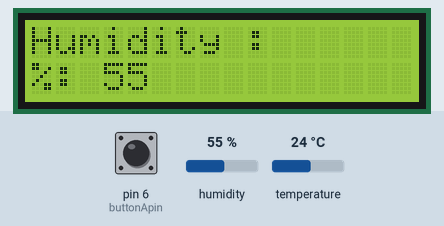
Simulated run of this sketch. Board: Arduino Uno, built with avr-gcc and run on an emulated ATmega328P. Shown: 16×2 character LCD. The test bench sets the inputs (shaded band); at power-on: pin 6 (buttonApin) HIGH, humidity 55 %, temperature 24 °C. The local clock reads 2024-03-15 10:24:30 at power-on unless the sketch sets it; what the sketch prints to the serial monitor is not drawn.

Above: at 1.2 s.
1.3 s: pin 6 (buttonApin) pulled LOW for 0.65 s
At 3.3 s:
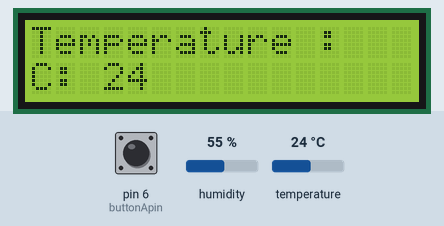
3.7 s: pin 6 (buttonApin) pulled LOW for 1 s
At 5.1 s:
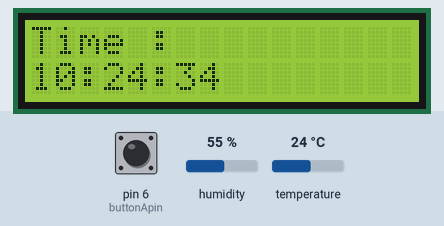
7.8 s: pin 6 (buttonApin) pulled LOW for 0.65 s
At 9.2 s:
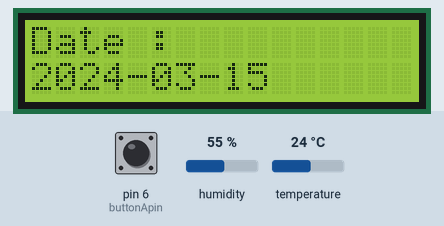
10.0 s: pin 6 (buttonApin) pulled LOW for 3.2 s
At 11.8 s:
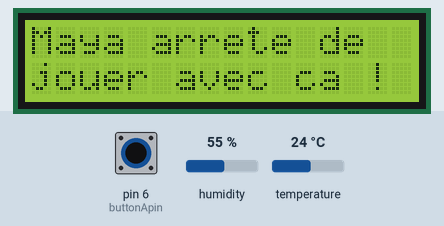
14.7 s: pin 6 (buttonApin) pulled LOW for 0.65 s
At 15.3 s:
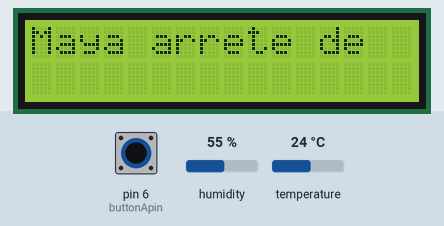
16.9 s: humidity set to 22 %
At 17.7 s:
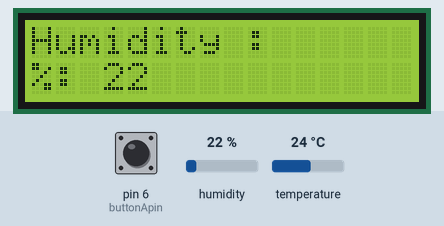
Timing chart, 0 to 19.5 s (numbered marks = the images above; inputs shaded):
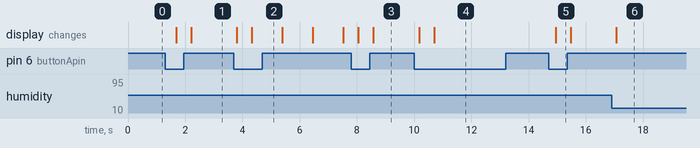

Measured:
- after the input at 1.3 s, the display: first changes after 0.38 s (image 1 shows a later state)
- after the input at 3.7 s, the display: first changes after 0.10 s (image 2 shows a later state)
- after the input at 10.0 s, the display: first changes after 0.17 s (image 4 shows a later state)
- after the input at 14.7 s, the display: changes after 0.25 s (image 5)
- after the input at 16.9 s, the display: changes after 0.17 s (image 6)

The sketch:

proto_screen_with_sensor.ino
```cpp
/*
 * ===========================================
 * = Locally managed sensors with LCD screen =
 * ===========================================
 *
 * Version : prototype
 *
 * Content :
 * - LCD1602A : 2*16 LCD screen
 * - DHT11 : Humidity / temperature sensor
 * - DS3231 : I2c Real Time Clock
 * - Requires also :
 *   - 10k potentiometer for LCD screen
 *   - 2 ways push button
 */

// Screen
#include <LiquidCrystal.h>
// Humidity / temp sensor
#include <SimpleDHT.h>
// I2C
#include <Wire.h>
// RTC with I2C
#include <DS3231.h>

/*
 * ######## Sensor / modules init #########
 */

// Init RTC
DS3231 clock;
RTCDateTime dt;

// Init Screen => set interface pins
LiquidCrystal lcd(7, 8, 9, 10, 11, 12);

// Init DHT11
SimpleDHT11 dht11;
const int pinDHT11 = 2;

// Button pin
const int buttonApin = 6;

/*
 * ########### Local variables ##########
 */

// Temperature and Humidity are stabilized on change
int lastTemp = 0;
int lastHumid = 0;

// Mode management with filtered button push
int previousMode = 2;
int currMode = 1;

/*
 * ########### Arduino init ##########
 */
void setup() {
  // Enable Serial, 9600 Bauds
  Serial.begin(9600);

  // Enable pin button
  pinMode(buttonApin, INPUT_PULLUP);

  // Setup LCD's number of columns and rows:
  lcd.begin(16, 2);

  // Start clock management
  clock.begin();

  // Set sketch compiling time (uncomment for new time)
  // clock.setDateTime(__DATE__, __TIME__);
}

/*
 * ########### Process functions ##########
 */

// Write locally datetime
void readRTC(){
  dt = clock.getDateTime();
}

// Write locally temperature and humidity
void readDHT11() {
  byte temperature = 0;
  byte humidity = 0;
  byte data[40] = {0};

  // Keep correct read only
  if (!dht11.read(pinDHT11, &temperature, &humidity, data)) {
    lastTemp = (int)temperature;
    lastHumid = (int)humidity;
  }
}

/*
 * ########### Arduino program ##########
 */
void loop() {

  // Get current DT
  readRTC();

  // Gather humidity / temp, even if not ready
  readDHT11();

  // 5 pages display, regarding mode
  if(currMode == 1){
    lcd.setCursor(0, 0);
    lcd.print("Humidity :      ");
    lcd.setCursor(0, 1);
    lcd.print("%:");
    lcd.setCursor(3, 1);
    lcd.print(lastHumid);
  } else if(currMode == 2){
    lcd.setCursor(0, 0);
    lcd.print("Temperature :   ");
    lcd.setCursor(0, 1);
    lcd.print("C:");
    lcd.setCursor(3, 1);
    lcd.print(lastTemp);
  } else if(currMode == 3){
    lcd.setCursor(0, 0);
    lcd.print("Time :          ");
    lcd.setCursor(0, 1);
    lcd.print(clock.dateFormat("H:i:s", dt));
  } else if(currMode == 4){
    lcd.setCursor(0, 0);
    lcd.print("Date :          ");
    lcd.setCursor(0, 1);
    lcd.print(clock.dateFormat("Y-m-d", dt));
  } else if(currMode == 5){
    lcd.setCursor(0, 0);
    lcd.print("Maya arrete de  ");
    lcd.setCursor(0, 1);
    lcd.print("jouer avec ca ! ");
  }

  // Serial outputs : temperature, humidity, RTC
  Serial.print(lastTemp); Serial.print(" *C, ");
  Serial.print(lastHumid); Serial.println(" %");
  Serial.print("RTC:"); Serial.println(clock.dateFormat("d-m-Y H:i:s", dt));

  // Pushed button
  if (digitalRead(buttonApin) == LOW){

    // Changing mode
    if(currMode == previousMode){

       // Reset print
       lcd.setCursor(0, 1);
       lcd.print("                     ");

       // Switch current mode
       currMode++;
       if(currMode > 5){
         currMode = 1;
       }
    }
  }

  // Else record current for filtering
  else {
    previousMode = currMode;
  }

  // Compromize between interactivity and sensor use
  delay(500);
}
```
